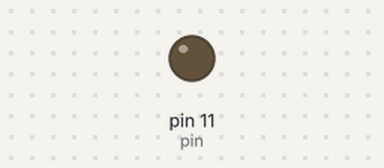
Bench run of a sketch on a simulated Arduino Uno, built with avr-gcc and run on an emulated ATmega328P. On the bench: output pins drawn as LEDs (lit = HIGH).

Above: at 0.15 s.
At 16.14 s:
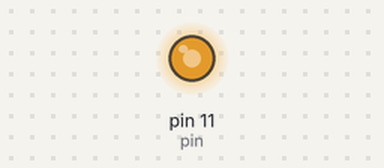
Timing chart, 0 to 16.0 s (numbered marks = the images above):
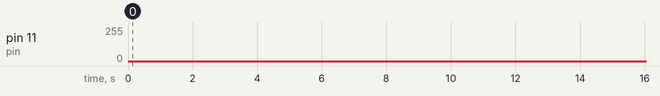

The sketch:

pulsingLights.ino
```cpp
int pin = 11;

void setup(){
  pinMode(pin, OUTPUT);
}

void loop(){
  for(int i=0; i<256; i++){
    analogWrite(pin, i);
    delay(2);
  }
  for(int i=255; i>=0; i--){
    analogWrite(pin, i);
    delay(2);
  }
}
```
